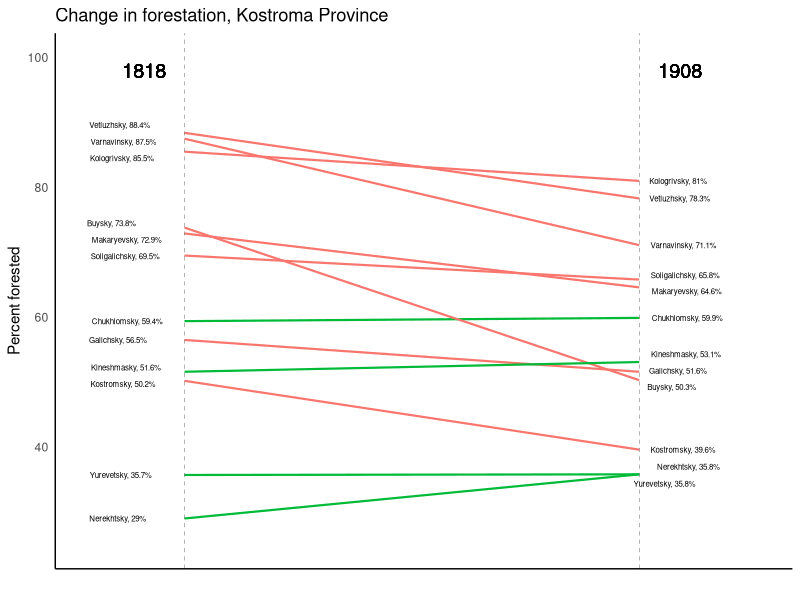

This figure's R source:
## ---- chunk 1
knitr::opts_chunk$set(echo = FALSE, error = FALSE, message = FALSE, warning = FALSE)
library(readr)
library(ggrepel)
library(tidyverse)
library(stringr)
library(scales)
theme_set((theme_classic()))
area_change <- read_csv("area_change_1818_1908.csv")

## ---- chunk 2
years <- 90

# Select the data for year 1 (1818)

year_1 <- area_change %>%
  filter(year == 1818) %>%
  select(percent_forested)

# Select the data for year 2 (1908)

year_2 <- area_change %>%
  filter(year == 1908) %>%
  select(percent_forested)


# Only select one set of districts 
# This is made possible because R is preserving the order of all these observations 

groups <- area_change %>%
  filter(year == 1818) %>%
  select(district)

# Put the selected data together into a single data frame

slope_data <- data.frame(year_1, year_2, groups) %>%
  rename(year_1 = percent_forested, year_2 = percent_forested.1, groups = district) %>%
  filter(groups != "All") %>%
  mutate(groups = str_remove(groups, " District")) %>%
  mutate(coloring = case_when(year_2 - year_1 >= 0 ~ "green",
                              year_2 - year_1 < 0 ~ "red"))

# Create the labels for the graphic

l11 <- paste0(slope_data$groups, ", ", slope_data$year_1, "%")

l13 <-paste0(slope_data$groups,", ", slope_data$year_2, "%")

## ---- chunk 3

# Slope data

ggplot(slope_data) + 
  
  # Segment codes
  
  geom_segment(aes(x=-5, xend = years, y = year_1, yend = year_2, col = coloring), size=.75) +
  
  # Horizontal line for 1818
  
  geom_vline(xintercept=-5, linetype="dashed", size=.1) + 
  
  # Horizontal line for 1908
  
  geom_vline(xintercept=90, linetype="dashed", size=.1) +
  
  # Remove the panel background
  
  theme(panel.background = element_blank()) +
  
  # Remove the grid
  
  theme(panel.grid=element_blank()) +
  
  # Remove the axis tickts
  
  theme(axis.ticks=element_blank()) +
  
  # Remove the axis text
  
  theme(axis.text.x=element_blank()) +
  theme(panel.border=element_blank()) + 
  
  # Remove the legend
  
  theme(legend.position="none") +
  
  # Remove the x-axis label
  
  xlab("") + 
  
  # Add a y-axis label
  
  ylab("Percent forested") + 
  
  labs(title = "Change in forestation, Kostroma Province") +
  
  # Set the size of the graphic
  
  xlim((-25),(years+25)) +
  ylim(25,(100)) +
  
  # Add labels for year 2
  
  geom_text_repel(label = l13,
            y = slope_data$year_2,
            x = years, hjust=-0.2,size=2,
            segment.alpha	= 0) +
  
  # Add labels for year 1
  
  geom_text_repel(label = l11,
            y = slope_data$year_1,
            x = -27, hjust=-0.2,size=2,
            segment.alpha	= 0) +
  
  # Add 1818 label
  
  geom_text(label="1818", 
            x=-7, 
            y=98,
            hjust= 1.2,size=5) +
  
  # Add 1908 label
  
  geom_text(label="1908", 
            x=105, 
            y=98,
            hjust= 1.2,size=5) +

# +
#   
   scale_color_manual(values = c("green"="#00ba38", "red"="#f8766d")) 
